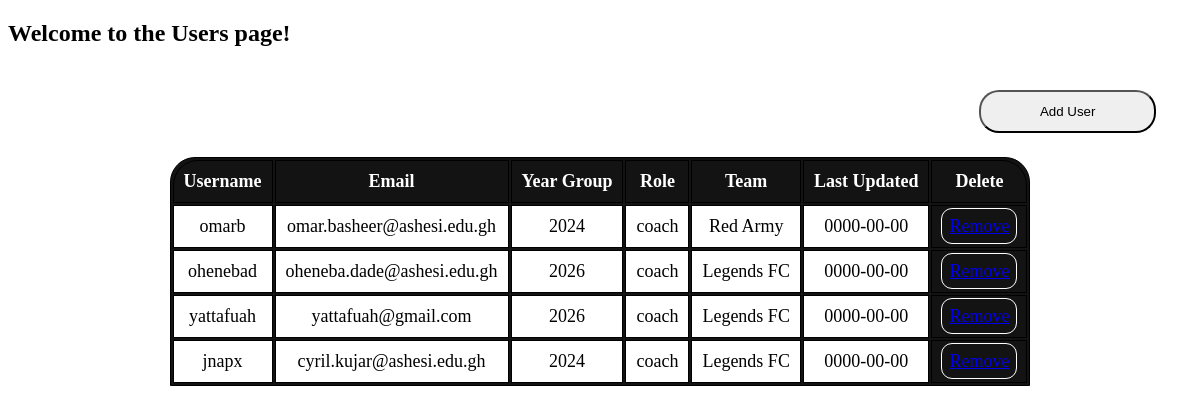
The page /subform.php on the database its author committed.
### tables this page shows
CREATE TABLE `user` (
  `userId` int(100) NOT NULL,
  `fullName` varchar(255) NOT NULL,
  `uname` varchar(255) NOT NULL,
  `uemail` varchar(255) NOT NULL,
  `upass` varchar(100) NOT NULL,
  `gender` varchar(10) NOT NULL,
  `role` varchar(15) NOT NULL,
  `status` int(10) DEFAULT NULL,
  `yearGroup` varchar(10) DEFAULT NULL,
  `dateCreated` date NOT NULL,
  `dateUpdated` date NOT NULL,
  `team` varchar(255) NOT NULL
);

### subform.php (the view, shortened to what this page needs)
<?php
    require_once("connect.php");
?>
<?php
    $userquery ="SELECT * FROM user";
    $userresult = $conn->query($userquery);
?>
<!DOCTYPE html>
<html lang="en">
  <head>
    <link rel="stylesheet" href="addUser.css" />
  </head>
  <body>
    <h2>Welcome to the Users page!</h2>
    <button id="addUser" type="button" class="addUser button">Add User</button> <br>
    <section>
            <table>
                <tr>
                    <th class="top-left">Username</th>
                    <th>Email</th>
                    <th>Year Group</th>
                    <th>Role</th>
                    <th>Team</th>
                    <th>Last Updated</th>
                    <th class="top-right">Delete</th>
                </tr>
                <?php
                    while($tablerows=$userresult->fetch_assoc())
                    {
                ?>
                <tr>
                    <td class="bottom-left"><?php echo $tablerows['uname'];?></td>
                    <td><?php echo $tablerows['uemail'];?></td>
                    <td><?php echo $tablerows['yearGroup'];?></td>
                    <td><?php echo $tablerows['role'];?></td>
                    <td><?php echo $tablerows['team'];?></td>
                    <td><?php echo $tablerows['dateUpdated'];?></td>
                    <td class="bottom-right">
                        <a href="addUser_proc.php?del=<?php echo $tablerows['userId']; ?>" class="removeuser button">Remove</a>
                    </td>
                </tr>
                <?php
                    }
                ?>
            </table>
        </section>
</body>
</html>
  </body>
</html>

### addUser.css (style rules this page uses)
body { font-family: 'Poppins'; overflow: auto; }
.addUser { width: 15%; padding: 1%; border-radius: 20px; margin-top: 2%; margin-left: 82%; }
.removeuser { width: 90px; padding: 7px; border-radius: 10px; outline: 1px solid white; }
table { margin: 0 auto; font-size: 18px; border: 1px solid black; border-top-left-radius: 25px; border-top-right-radius: 25px; background: #141313; }
td { background: white; border: 1px solid black; }
.top-left { border-top-left-radius: 25px; }
.top-right { border-top-right-radius: 25px; }
.bottom-right { background: none; }
th, td { border: 1px solid black; padding: 10px; text-align: center; }
th { font-weight: bold; background: #141313; color: white; }
section { margin: 2% 1% 2% 1%; }

### subform.php (style rules this page uses)
.removeuser { width: 90px; padding: 7px; border-radius: 10px; outline: 1px solid white; }
table { margin: 0 auto; font-size: 18px; border: 1px solid black; border-top-left-radius: 25px; border-top-right-radius: 25px; background: #141313; }
td { background: white; border: 1px solid black; }
.top-left { border-top-left-radius: 25px; }
.top-right { border-top-right-radius: 25px; }
.bottom-right { background: none; }
th, td { border: 1px solid black; padding: 10px; text-align: center; }
th { font-weight: bold; background: #141313; color: white; }
section { margin: 2% 1% 2% 1%; }

### rows shown on the page
user: uname "omarb", uemail "omar.basheer@ashesi.edu.gh", yearGroup "2024", role "coach", team "Red Army", dateUpdated "0000-00-00"
user: uname "ohenebad", uemail "oheneba.dade@ashesi.edu.gh", yearGroup "2026", role "coach", team "Legends FC", dateUpdated "0000-00-00"
user: uname "yattafuah", uemail "yattafuah@gmail.com", yearGroup "2026", role "coach", team "Legends FC", dateUpdated "0000-00-00"
user: uname "jnapx", uemail "cyril.kujar@ashesi.edu.gh", yearGroup "2024", role "coach", team "Legends FC", dateUpdated "0000-00-00"
